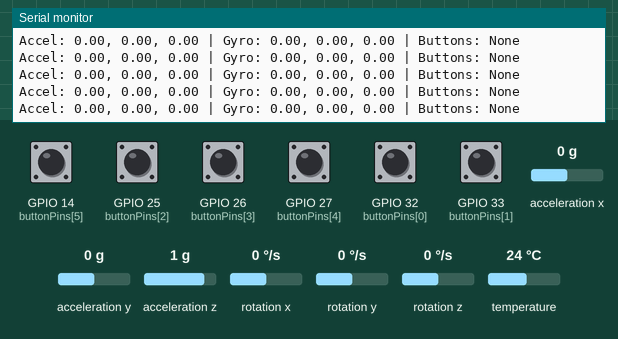
This program was run on a simulated ESP32. Shown: the last lines printed to the serial monitor. The inputs (shaded band) are chosen by the test bench; at power-on: GPIO 14 (buttonPins[5]), GPIO 25 (buttonPins[2]), GPIO 26 (buttonPins[3]), GPIO 27 (buttonPins[4]), GPIO 32 (buttonPins[0]), GPIO 33 (buttonPins[1]) HIGH, acceleration x 0 g, acceleration y 0 g, acceleration z 1 g, rotation x 0 °/s, rotation y 0 °/s, rotation z 0 °/s, temperature 24 °C. Nothing arrives over Bluetooth unless stated.

Above: at 1.2 s.
1.3 s: GPIO 14 (buttonPins[5]) pulled LOW for 0.25 s
At 1.58 s:
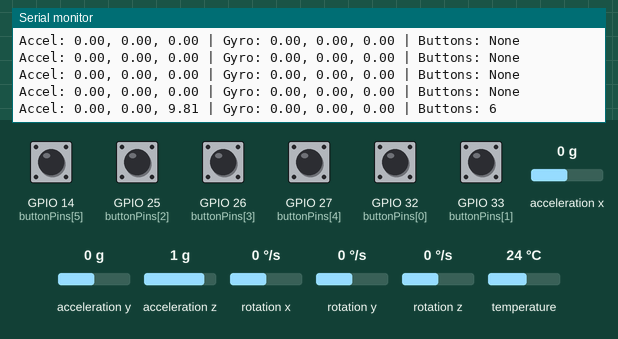
3.0 s: GPIO 25 (buttonPins[2]) pulled LOW for 0.25 s
At 3.2 s:
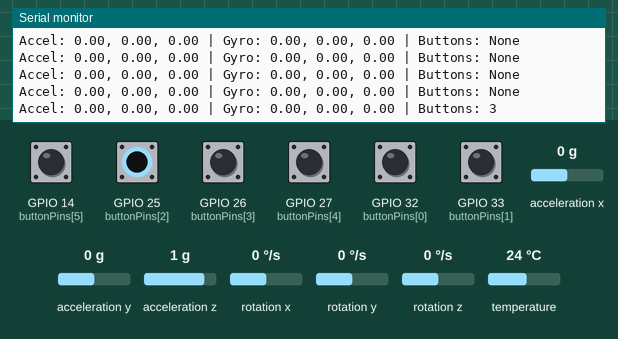
4.7 s: GPIO 26 (buttonPins[3]) pulled LOW for 0.25 s
At 5.03 s:
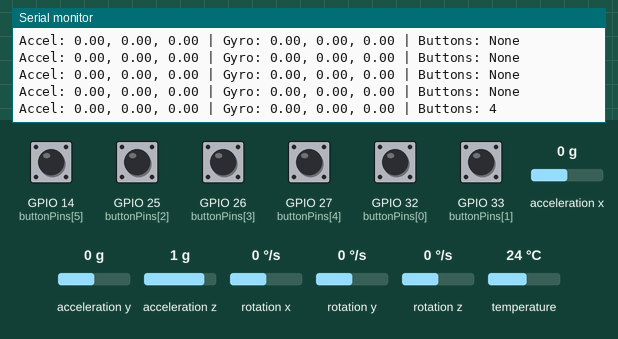
6.4 s: GPIO 27 (buttonPins[4]) pulled LOW for 0.25 s
At 6.66 s:
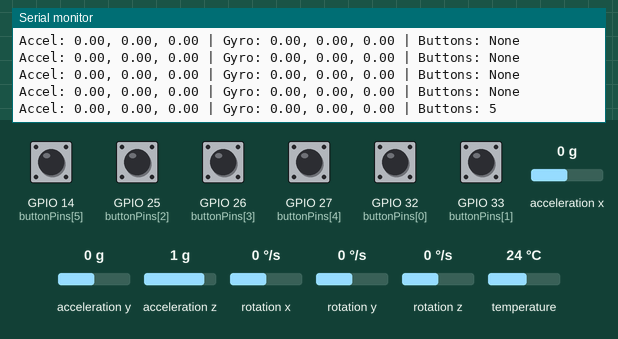
8.1 s: GPIO 32 (buttonPins[0]) pulled LOW for 0.25 s
At 8.28 s:
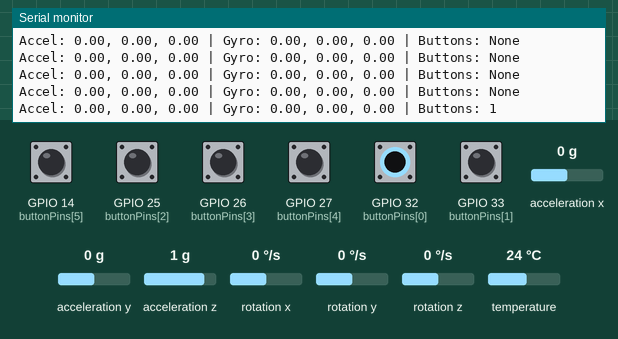
9.8 s: GPIO 33 (buttonPins[1]) pulled LOW for 0.25 s
At 10.11 s:
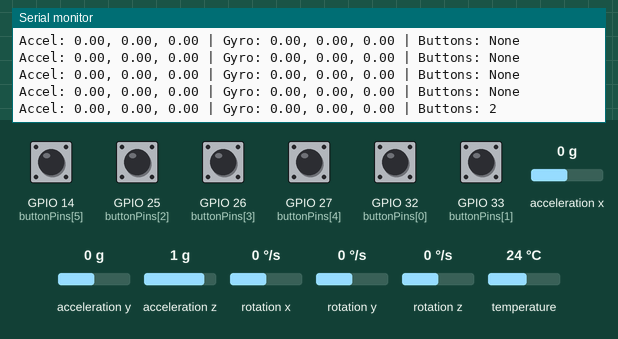

Measured:
- after the input at 1.3 s, the serial monitor: prints a new line after 0.12 s (image 1)
- after the input at 3.0 s, the serial monitor: prints a new line after 0.05 s (image 2)
- after the input at 4.7 s, the serial monitor: prints a new line after 0.18 s (image 3)
- after the input at 6.4 s, the serial monitor: prints a new line after 0.10 s (image 4)
- after the input at 8.1 s, the serial monitor: prints a new line at once (image 5)
- after the input at 9.8 s, the serial monitor: prints a new line after 0.15 s (image 6)

The program:

main.cpp
```cpp
#include <Arduino.h>
#include <Wire.h>
#include <Adafruit_MPU6050.h>
#include <Adafruit_Sensor.h>
#include <BluetoothSerial.h>

Adafruit_MPU6050 mpu;
BluetoothSerial SerialBT;

const int buttonPins[] = {32, 33, 25, 26, 27, 14};
bool buttonStates[6];

void setup() {
  Serial.begin(115200);
  SerialBT.begin("ESP32_MPU6050"); // Bluetooth name
  Wire.begin(21, 22); // SDA, SCL

  if (!mpu.begin()) {
    Serial.println("Failed to find MPU6050 chip");
    while (1) delay(10);
  }

  mpu.setAccelerometerRange(MPU6050_RANGE_8_G);
  mpu.setGyroRange(MPU6050_RANGE_500_DEG);
  mpu.setFilterBandwidth(MPU6050_BAND_21_HZ);

  for (int i = 0; i < 6; i++) {
    pinMode(buttonPins[i], INPUT_PULLUP);
  }

  Serial.println("Setup done.");
  SerialBT.println("Bluetooth started.");
}

void loop() {
  sensors_event_t a, g, temp;
  mpu.getEvent(&a, &g, &temp);

  for (int i = 0; i < 6; i++) {
    buttonStates[i] = !digitalRead(buttonPins[i]); // Active LOW
  }

  String data = "Accel: ";
  if (buttonStates[5]) {  // If button 6 is pressed
    data += String(a.acceleration.x, 2) + ", ";
    data += String(a.acceleration.y, 2) + ", ";
    data += String(a.acceleration.z, 2) + " | Gyro: ";
    data += String(g.gyro.x, 2) + ", ";
    data += String(g.gyro.y, 2) + ", ";
    data += String(g.gyro.z, 2);
  } else {
    data += "0.00, 0.00, 0.00 | Gyro: 0.00, 0.00, 0.00";
  }

  data += " | Buttons: ";

  bool anyPressed = false;
  for (int i = 0; i < 6; i++) {
    if (buttonStates[i]) {
      data += String(i + 1);
      data += " ";
      anyPressed = true;
    }
  }

  if (!anyPressed) {
    data += "None";
  }

  Serial.println(data);
  SerialBT.println(data);

  delay(200);
}
```
